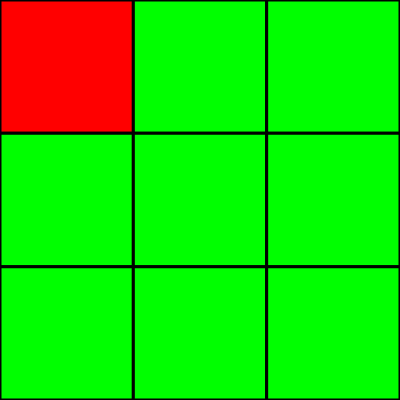
Frame 1 (no input)
Frame 60 (no input): identical to frame 1, image omitted
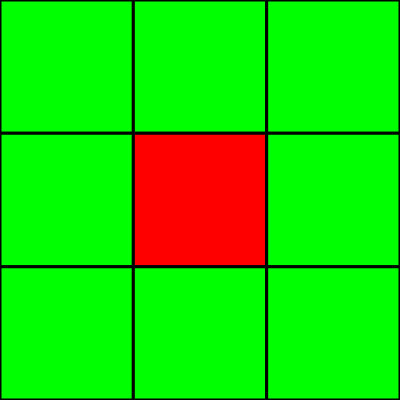
Frame 120 (the mouse pressed at the canvas centre since frame 60)

The p5.js sketch that drew these frames (run headless with seeded random() and noise() and a simulated clock; from frame 60 on, the mouse is pressed at the canvas centre):

// p5.js sketch
// ── sketch.js
var canvasSize = 400;
var rowsCols = 3;
var numButtons = rowsCols*rowsCols;
var offset = canvasSize/(2*rowsCols);
var buttonSize = canvasSize/rowsCols;

function setup() {
  createCanvas(canvasSize, canvasSize);

}

function draw() {
  background(200);
  for(var n=0; n<numButtons; n++)
  {
    if(isMouseInButton(n))
    {
	    drawButton(n, 255, 0, 0, 0);
    }
    else
    {
  	  drawButton(n, 0, 255, 0, 0);
    }
  }
}

// Draws a button 1/4th the size of the canvas 
// centered at x & y using the given color
// but always with a black boundary
function drawButton(n, r, g, b)
{
  push();
  rectMode(CENTER);
  fill(r, g, b);
  stroke(0);
  strokeWeight(3);
  rect(getButtonX(n), getButtonY(n), buttonSize, buttonSize);
  pop();
}

// Get the X coordinate for the button
function getButtonX(n)
{
  // The column we're in is the remainder of
  // dividing n by the number of buttons in
  // a row
  return (n % rowsCols)*buttonSize + offset;
}

// Get the Y coordinate for the button
function getButtonY(n)
{
  // The row we're in is n divided by the number 
  // of buttons in a column (rounded down)
  return floor(n / rowsCols)*buttonSize + offset;
}

// Determine if the mouse is in a given
// button
function isMouseInButton(n)
{
  var result = true;
  
  // Check the top edge
  result = result && mouseY >= (getButtonY(n) - offset);
  
  // Check the bottom edge
  result = result && mouseY <= (getButtonY(n) + offset);
  
  // Check the left side
  result = result && mouseX >= (getButtonX(n) - offset);
  
  // Check the right side
  result = result && mouseX <= (getButtonX(n) + offset);
  
  // Return the combined result
  return result;
}
